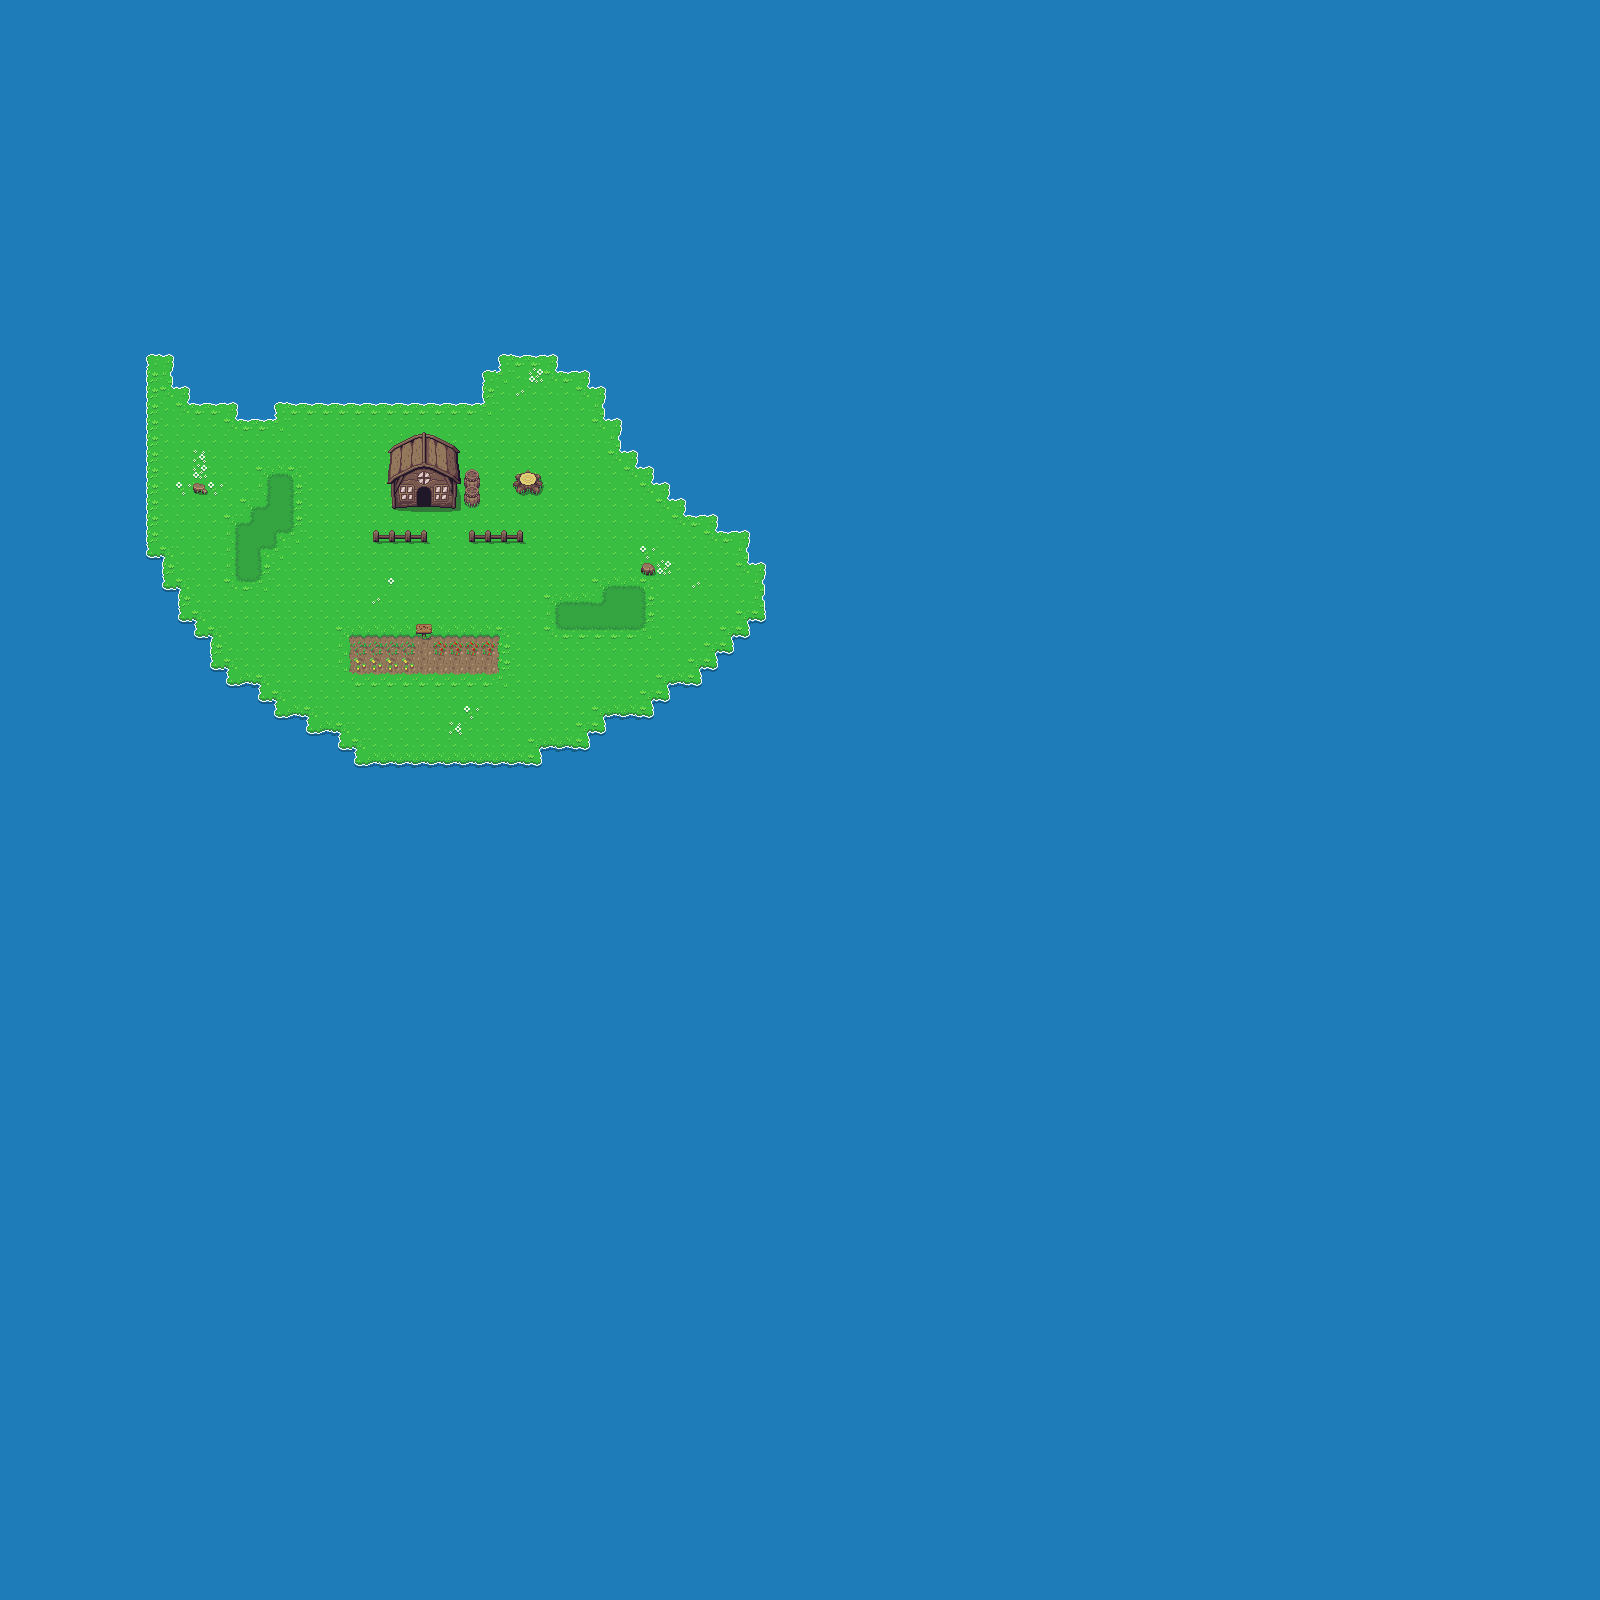

A level layout from a 2D game, rendered from its tile map. Below: a short description, then the map file with tile-grid data replaced by summaries:
An orthogonal 100x100 tile map with 16x16 px tiles, 3 tile layers (Water, Ground, Details).

<map version="1.2" tiledversion="1.2.2" orientation="orthogonal" renderorder="right-down" width="100" height="100" tilewidth="16" tileheight="16" infinite="0" nextlayerid="6" nextobjectid="1">
 <tileset firstgid="1" source="../tilesets/overworld.tsx" />
 <layer id="1" name="Water" width="100" height="100" locked="1">
  <data>[10000 cells, 10000 non-empty, 1 distinct tile ids]</data>
 </layer>
 <layer id="2" name="Ground" width="100" height="100">
  <data>[10000 cells, 732 non-empty, 20 distinct tile ids]</data>
 </layer>
 <layer id="3" name="Details" width="100" height="100">
  <data>[10000 cells, 129 non-empty, 58 distinct tile ids]</data>
 </layer>
</map>
